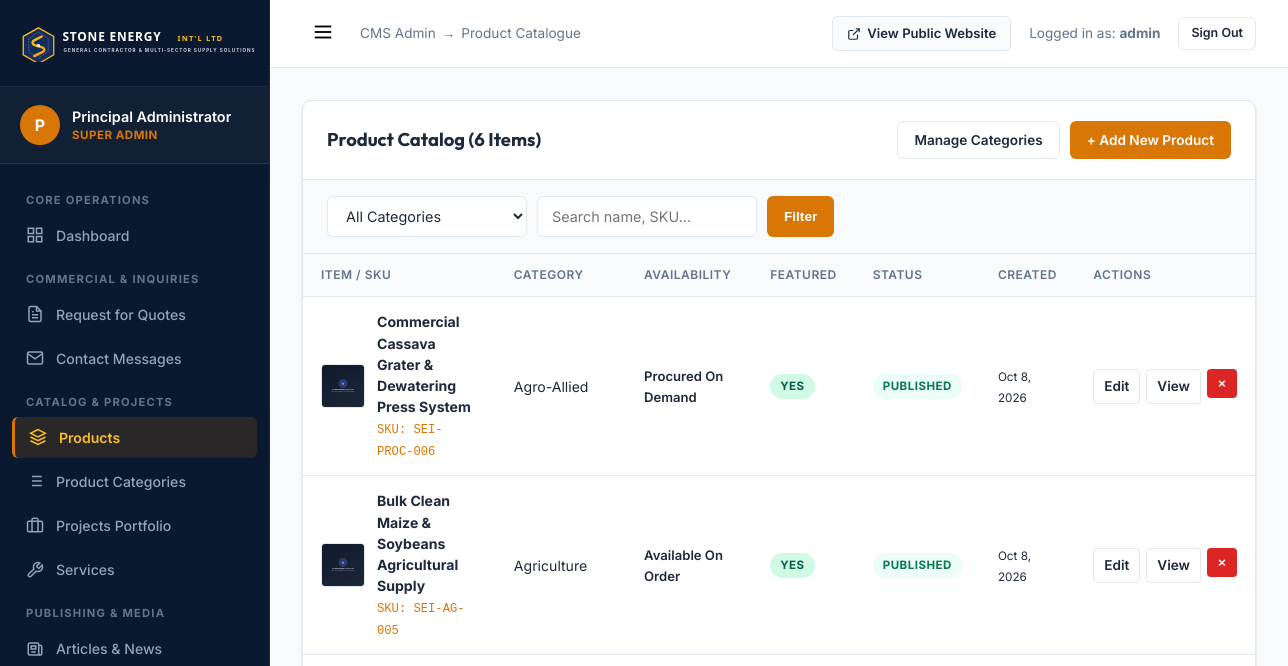
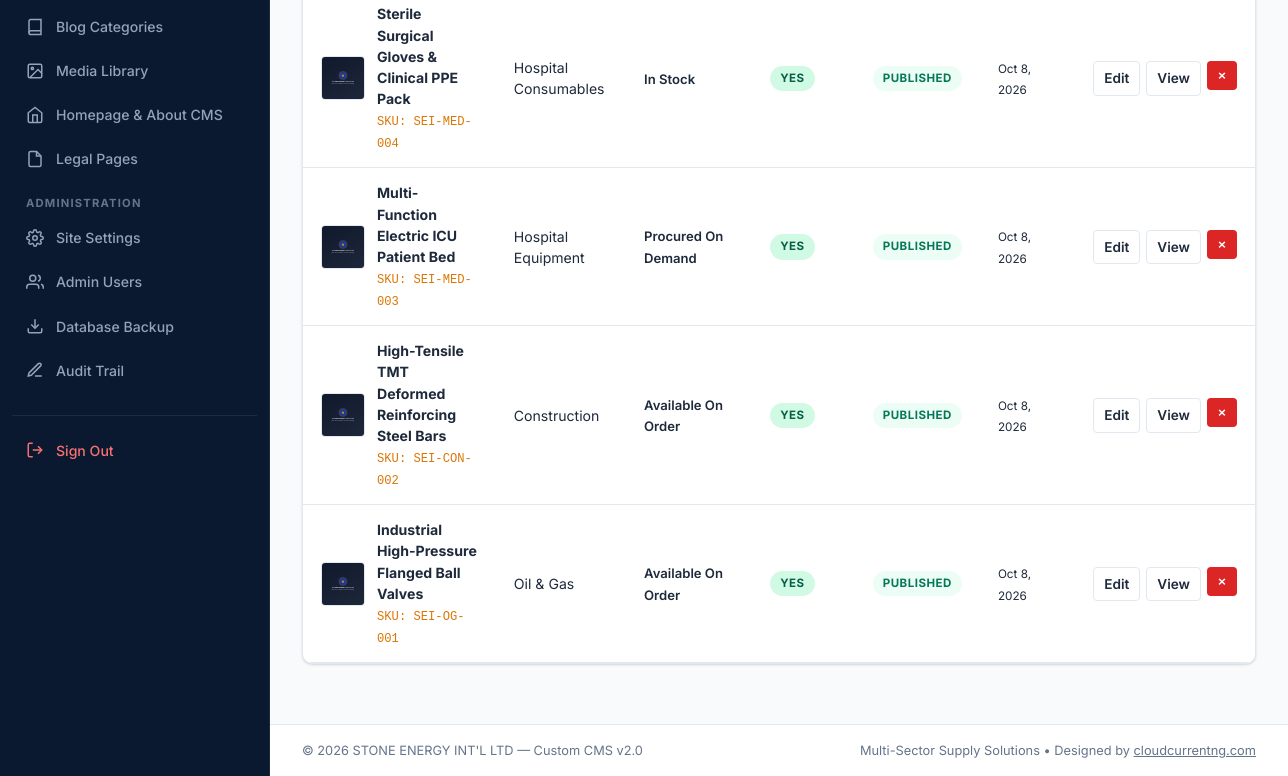
Page /admin/products.php (signed in) on the earlier database version (2 pictures, top to bottom).
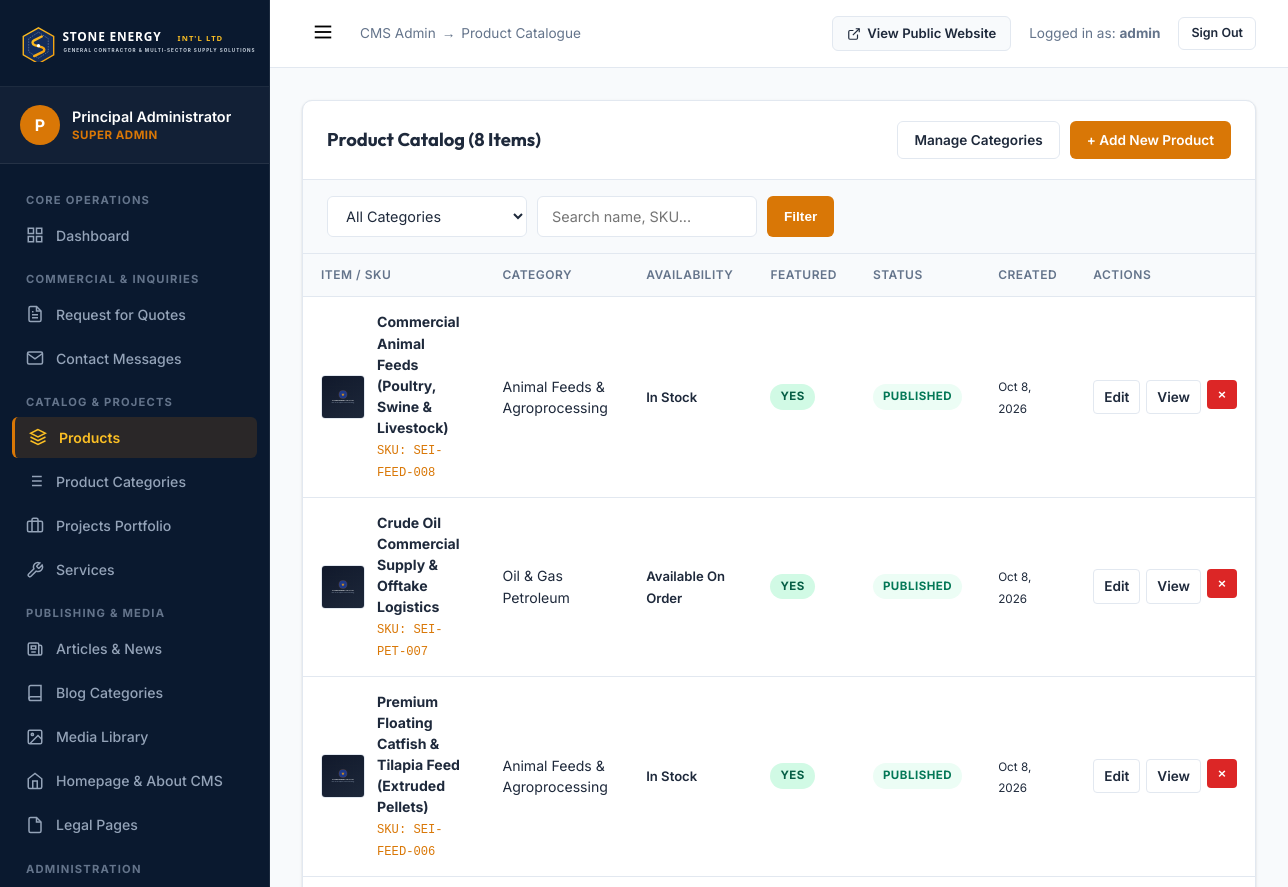
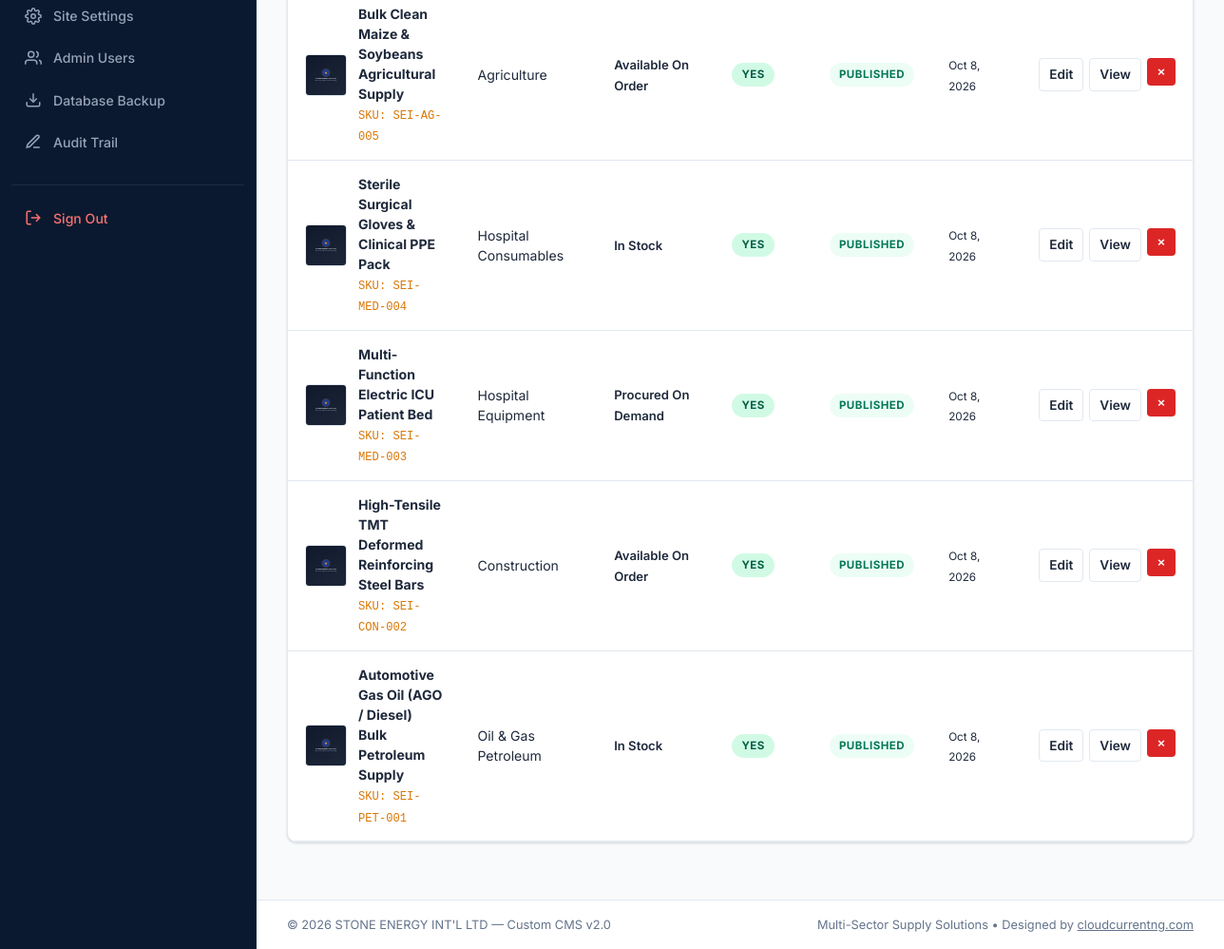
Same page on the later database version (2 pictures, top to bottom).
### tables this page shows
CREATE TABLE `products` (
    `id` INT UNSIGNED AUTO_INCREMENT PRIMARY KEY,
    `name` VARCHAR(200) NOT NULL,
    `slug` VARCHAR(200) NOT NULL UNIQUE,
    `sku` VARCHAR(50) DEFAULT NULL UNIQUE,
    `category_id` INT UNSIGNED NOT NULL,
    `short_description` VARCHAR(350) NOT NULL,
    `description` LONGTEXT NOT NULL,
    `specifications` LONGTEXT DEFAULT NULL,
    `brand` VARCHAR(100) DEFAULT NULL,
    `manufacturer` VARCHAR(100) DEFAULT NULL,
    `image` VARCHAR(255) DEFAULT NULL,
    `datasheet` VARCHAR(255) DEFAULT NULL,
    `availability` ENUM('in_stock', 'available_on_order', 'procured_on_demand') NOT NULL DEFAULT 'available_on_order',
    `featured` TINYINT(1) NOT NULL DEFAULT 0,
    `status` ENUM('published', 'draft', 'archived') NOT NULL DEFAULT 'published',
    `created_at` DATETIME NOT NULL DEFAULT CURRENT_TIMESTAMP,
    `updated_at` DATETIME NOT NULL DEFAULT CURRENT_TIMESTAMP ON UPDATE CURRENT_TIMESTAMP,
    INDEX `idx_prod_cat` (`category_id`),
    INDEX `idx_prod_status` (`status`),
    INDEX `idx_prod_featured` (`featured`),
    CONSTRAINT `fk_prod_cat` FOREIGN KEY (`category_id`) REFERENCES `product_categories` (`id`) ON DELETE RESTRICT
);

CREATE TABLE `product_categories` (
    `id` INT UNSIGNED AUTO_INCREMENT PRIMARY KEY,
    `name` VARCHAR(100) NOT NULL UNIQUE,
    `slug` VARCHAR(100) NOT NULL UNIQUE,
    `description` VARCHAR(255) DEFAULT NULL,
    `image` VARCHAR(255) DEFAULT NULL,
    `sort_order` INT NOT NULL DEFAULT 0,
    `created_at` DATETIME NOT NULL DEFAULT CURRENT_TIMESTAMP
);

### config/database.php (called while the page is built, shortened)
<?php
class Database {
    private static ?PDO $instance = null;
    public static function getConnection(): PDO {
        if (self::$instance === null) {
            $host = env('DB_HOST', '127.0.0.1');
            $port = env('DB_PORT', '3306');
            $db   = env('DB_NAME', 'stoneenergy_db');
            $user = env('DB_USER', 'root');
            $pass = env('DB_PASS', '');
            $dsn = "mysql:host={$host};port={$port};dbname={$db};charset=utf8mb4";
            $options = [
                PDO::ATTR_ERRMODE            => PDO::ERRMODE_EXCEPTION,
                PDO::ATTR_DEFAULT_FETCH_MODE => PDO::FETCH_ASSOC,
                PDO::ATTR_EMULATE_PREPARES   => true,
                PDO::MYSQL_ATTR_INIT_COMMAND => "SET NAMES utf8mb4 COLLATE utf8mb4_unicode_ci"
            ];
            try {
                self::$instance = new PDO($dsn, $user, $pass, $options);
            } catch (PDOException $e) {
                error_log("Database Connection Error: " . $e->getMessage());
                if (env('APP_DEBUG', false)) {
                    die("Database connection failed. Please check your database credentials in .env. Technical detail: " . htmlspecialchars($e->getMessage()));
                } else {
                    http_response_code(500);
                    include ROOT_PATH . '500.php';
                    exit;
                }
            }
        }
        return self::$instance;
    }
    public static function query(string $sql, array $params = []): PDOStatement {
        $pdo = self::getConnection();
        $stmt = $pdo->prepare($sql);
        $stmt->execute($params);
        return $stmt;
    }
    public static function fetchAll(string $sql, array $params = []): array {
        $stmt = self::query($sql, $params);
        return $stmt->fetchAll();
    }
    public static function fetchColumn(string $sql, array $params = [], int $col = 0): mixed {
        $stmt = self::query($sql, $params);
        return $stmt->fetchColumn($col);
    }
}

### core/View.php (called while the page is built, shortened)
<?php
function e(?string $string): string {
    return htmlspecialchars($string, ENT_QUOTES | ENT_SUBSTITUTE, 'UTF-8');
}
function url(string $path = ''): string {
    return BASE_URL . ltrim($path, '/');
}
function admin_url(string $path = ''): string {
    return ADMIN_URL . ltrim($path, '/');
}
function asset(string $path): string {
    $cleanPath = preg_replace('#^assets/#', '', ltrim($path, '/'));
    return ASSETS_URL . $cleanPath;
}
function upload_url(?string $path, string $fallback = 'images/placeholder.svg'): string {
    if (empty($path)) {
        return asset($fallback);
    }
    return BASE_URL . ltrim($path, '/');
}
function format_date(?string $datetime, string $format = 'M j, Y'): string {
    try {
        $dt = new DateTime($datetime);
        return $dt->format($format);
    } catch (Exception) {
        return $datetime;
    }
}

### admin/products.php (the view, shortened to what the changed rows need)
<?php
$page = max(1, (int)($_GET['page'] ?? 1));
$perPage = 15;
$offset = ($page - 1) * $perPage;
$whereClauses = ["1=1"];
$params = [];
$whereSql = implode(' AND ', $whereClauses);
$totalProducts = (int)Database::fetchColumn("SELECT COUNT(*) FROM `products` p WHERE {$whereSql}", $params);
$products = Database::fetchAll(
    "SELECT p.*, c.name as category_name
     FROM `products` p
     JOIN `product_categories` c ON p.category_id = c.id
     WHERE {$whereSql}
     ORDER BY p.id DESC LIMIT {$perPage} OFFSET {$offset}",
    $params
);
include __DIR__ . '/includes/header.php';
?>
<div class="admin-card">
    <div class="admin-card-header">
        <h3>Product Catalog (<?= $totalProducts ?> Items)</h3>
        <div style="display: flex; gap: 10px;">
            <a href="<?= admin_url('product-categories.php') ?>" class="btn-admin btn-admin-outline">
            </a>
            <a href="<?= admin_url('product-edit.php') ?>" class="btn-admin btn-admin-primary">
            </a>
        </div>
    </div>
    <div class="table-responsive">
        <table class="admin-table">
            <thead>
                <tr>
                    <th>Item / SKU</th>
                    <th>Category</th>
                    <th>Availability</th>
                    <th>Featured</th>
                    <th>Status</th>
                    <th>Created</th>
                    <th>Actions</th>
                </tr>
            </thead>
            <tbody>
                <?php if (empty($products)): ?>
                <tr>
                    <td colspan="7" style="text-align: center; color: var(--admin-text-muted); padding: 40px;">
                        No catalogue products match your criteria.
                    </td>
                </tr>
                <?php else: ?>
                <?php foreach ($products as $p): ?>
                <tr>
                    <td>
                        <div style="display: flex; align-items: center; gap: 12px;">
                            <img src="<?= upload_url($p['image']) ?>" alt="" style="width: 44px; height: 44px; object-fit: cover; border-radius: 4px; border: 1px solid var(--admin-border);">
                            <div>
                                <strong><?= e($p['name']) ?></strong><br>
                                <code style="font-size: 0.76rem; color: var(--admin-accent);">SKU: <?= e($p['sku'] ?? 'N/A') ?></code>
                            </div>
                        </div>
                    </td>
                    <td><?= e($p['category_name']) ?></td>
                    <td>
                        <span style="font-size: 0.82rem; font-weight: 600;">
                            <?= ucwords(str_replace('_', ' ', $p['availability'])) ?>
                        </span>
                    </td>
                    <td>
                        <?= $p['featured'] ? '<span class="badge-status badge-approved">Yes</span>' : '<span style="color: var(--admin-text-muted);">No</span>' ?>
                    </td>
                    <td>
                        <span class="badge-status <?= ($p['status'] === 'published') ? 'badge-active' : 'badge-inactive' ?>">
                            <?= e($p['status']) ?>
                        </span>
                    </td>
                    <td><small><?= format_date($p['created_at']) ?></small></td>
                    <td>
                        <div style="display: flex; gap: 6px;">
                            <a href="<?= admin_url('product-edit.php?id=' . $p['id']) ?>" class="btn-admin btn-admin-outline btn-icon" title="Edit">
                                Edit
                            </a>
                            <a href="<?= url('products.php?slug=' . urlencode($p['slug'])) ?>" target="_blank" class="btn-admin btn-admin-outline btn-icon" title="View Public Page">
                                View
                            </a>
                            <form action="<?= admin_url('products.php') ?>" method="POST" style="display: inline;">
                                <button type="submit" class="btn-admin btn-admin-danger btn-icon" data-confirm-delete="Delete product '<?= e($p['name']) ?>'?" title="Delete">
                                    &times;
                                </button>
                            </form>
                        </div>
                    </td>
                </tr>
                <?php endforeach; ?>
                <?php endif; ?>
            </tbody>
        </table>
    </div>
</div>
<?php include __DIR__ . '/includes/footer.php'; ?>

Differences in the rows shown:
added products: name "Commercial Animal Feeds (Poultry, Swine & Livestock)", sku "SEI-FEED-008", category.name "Animal Feeds & Agroprocessing", availability "In Stock", featured "YES", status "PUBLISHED", created_at "Oct 8, 2026"
added products: name "Crude Oil Commercial Supply & Offtake Logistics", sku "SEI-PET-007", category.name "Oil & Gas Petroleum", availability "Available On Order", featured "YES", status "PUBLISHED", created_at "Oct 8, 2026"
changed products: name "Commercial Cassava Grater & Dewatering Press System" → "Premium Floating Catfish & Tilapia Feed (Extruded Pellets)"; sku "SEI-PROC-006" → "SEI-FEED-006"; category.name "Agro-Allied" → "Animal Feeds & Agroprocessing"; availability "Procured On Demand" → "In Stock"
changed products: name "Industrial High-Pressure Flanged Ball Valves" → "Automotive Gas Oil (AGO / Diesel) Bulk Petroleum Supply"; sku "SEI-OG-001" → "SEI-PET-001"; category.name "Oil & Gas" → "Oil & Gas Petroleum"; availability "Available On Order" → "In Stock"
Other differences:
$totalProducts: "6" → "8"
